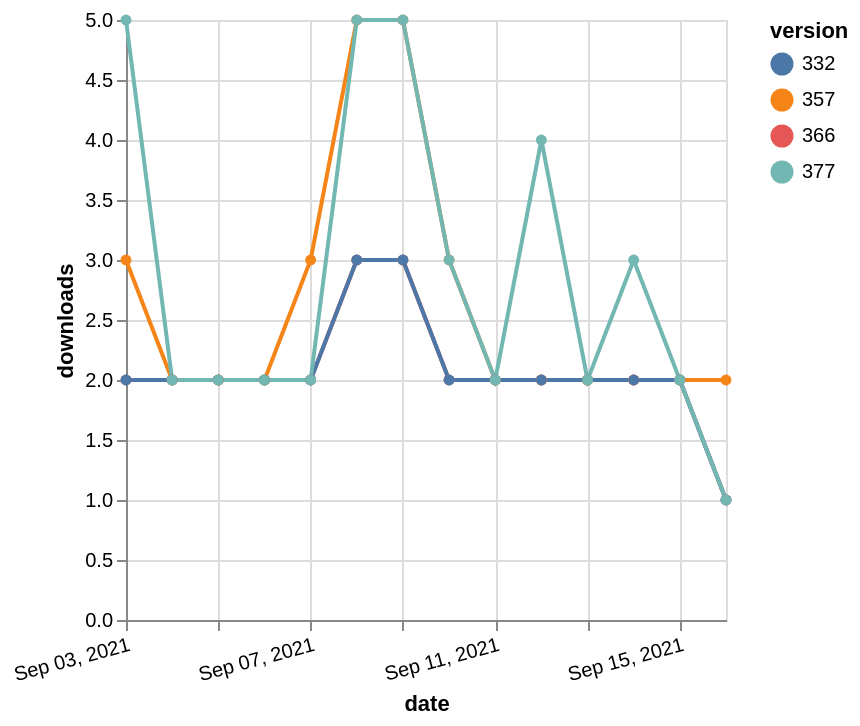

Here is the Vega-Lite specification saved for this chart:
### Vega-Lite specification from a JSON file in a GitHub repository (floating-point values rounded to 4 significant figures)
{"$schema": "https://vega.github.io/schema/vega-lite/v5.json", "description": "A simple bar chart with embedded data.", "data": {"values": [{"date": "2021-09-03", "total": 2329, "delta": 2, "version": "366"}, {"date": "2021-09-04", "total": 2331, "delta": 2, "version": "366"}, {"date": "2021-09-05", "total": 2333, "delta": 2, "version": "366"}, {"date": "2021-09-06", "total": 2335, "delta": 2, "version": "366"}, {"date": "2021-09-07", "total": 2337, "delta": 2, "version": "366"}, {"date": "2021-09-08", "total": 2340, "delta": 3, "version": "366"}, {"date": "2021-09-09", "total": 2343, "delta": 3, "version": "366"}, {"date": "2021-09-10", "total": 2345, "delta": 2, "version": "366"}, {"date": "2021-09-11", "total": 2347, "delta": 2, "version": "366"}, {"date": "2021-09-12", "total": 2349, "delta": 2, "version": "366"}, {"date": "2021-09-13", "total": 2351, "delta": 2, "version": "366"}, {"date": "2021-09-14", "total": 2353, "delta": 2, "version": "366"}, {"date": "2021-09-15", "total": 2355, "delta": 2, "version": "366"}, {"date": "2021-09-16", "total": 2356, "delta": 1, "version": "366"}, {"date": "2021-09-03", "total": 2926, "delta": 3, "version": "357"}, {"date": "2021-09-04", "total": 2928, "delta": 2, "version": "357"}, {"date": "2021-09-05", "total": 2930, "delta": 2, "version": "357"}, {"date": "2021-09-06", "total": 2932, "delta": 2, "version": "357"}, {"date": "2021-09-07", "total": 2935, "delta": 3, "version": "357"}, {"date": "2021-09-08", "total": 2940, "delta": 5, "version": "357"}, {"date": "2021-09-09", "total": 2945, "delta": 5, "version": "357"}, {"date": "2021-09-10", "total": 2948, "delta": 3, "version": "357"}, {"date": "2021-09-11", "total": 2950, "delta": 2, "version": "357"}, {"date": "2021-09-12", "total": 2952, "delta": 2, "version": "357"}, {"date": "2021-09-13", "total": 2954, "delta": 2, "version": "357"}, {"date": "2021-09-14", "total": 2956, "delta": 2, "version": "357"}, {"date": "2021-09-15", "total": 2958, "delta": 2, "version": "357"}, {"date": "2021-09-16", "total": 2960, "delta": 2, "version": "357"}, {"date": "2021-09-03", "total": 2757, "delta": 2, "version": "332"}, {"date": "2021-09-04", "total": 2759, "delta": 2, "version": "332"}, {"date": "2021-09-05", "total": 2761, "delta": 2, "version": "332"}, {"date": "2021-09-06", "total": 2763, "delta": 2, "version": "332"}, {"date": "2021-09-07", "total": 2765, "delta": 2, "version": "332"}, {"date": "2021-09-08", "total": 2768, "delta": 3, "version": "332"}, {"date": "2021-09-09", "total": 2771, "delta": 3, "version": "332"}, {"date": "2021-09-10", "total": 2773, "delta": 2, "version": "332"}, {"date": "2021-09-11", "total": 2775, "delta": 2, "version": "332"}, {"date": "2021-09-12", "total": 2777, "delta": 2, "version": "332"}, {"date": "2021-09-13", "total": 2779, "delta": 2, "version": "332"}, {"date": "2021-09-14", "total": 2781, "delta": 2, "version": "332"}, {"date": "2021-09-15", "total": 2783, "delta": 2, "version": "332"}, {"date": "2021-09-16", "total": 2784, "delta": 1, "version": "332"}, {"date": "2021-09-03", "total": 2148, "delta": 5, "version": "377"}, {"date": "2021-09-04", "total": 2150, "delta": 2, "version": "377"}, {"date": "2021-09-05", "total": 2152, "delta": 2, "version": "377"}, {"date": "2021-09-06", "total": 2154, "delta": 2, "version": "377"}, {"date": "2021-09-07", "total": 2156, "delta": 2, "version": "377"}, {"date": "2021-09-08", "total": 2161, "delta": 5, "version": "377"}, {"date": "2021-09-09", "total": 2166, "delta": 5, "version": "377"}, {"date": "2021-09-10", "total": 2169, "delta": 3, "version": "377"}, {"date": "2021-09-11", "total": 2171, "delta": 2, "version": "377"}, {"date": "2021-09-12", "total": 2175, "delta": 4, "version": "377"}, {"date": "2021-09-13", "total": 2177, "delta": 2, "version": "377"}, {"date": "2021-09-14", "total": 2180, "delta": 3, "version": "377"}, {"date": "2021-09-15", "total": 2182, "delta": 2, "version": "377"}, {"date": "2021-09-16", "total": 2183, "delta": 1, "version": "377"}]}, "width": "container", "mark": {"type": "line", "point": {"filled": true}}, "encoding": {"x": {"field": "date", "type": "temporal", "timeUnit": "yearmonthdate", "title": "date", "axis": {"labelAngle": -15}}, "y": {"field": "delta", "type": "quantitative", "title": "downloads"}, "color": {"field": "version", "type": "nominal"}, "tooltip": {"field": "delta"}}}
